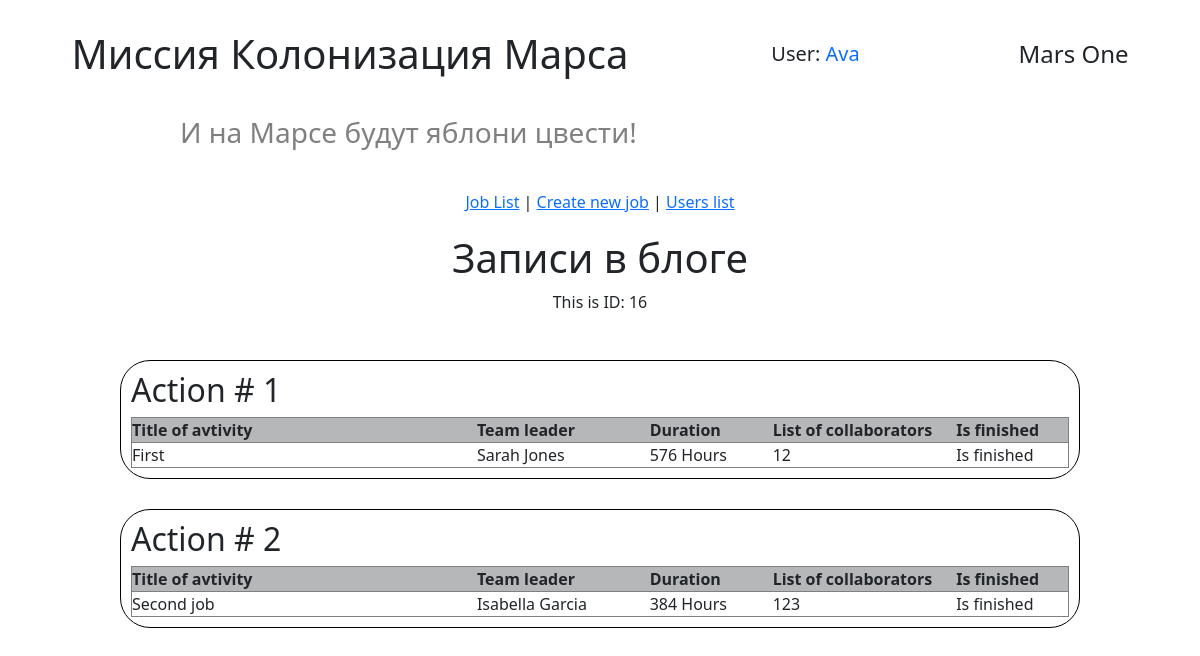
/jobs_list (signed in), run on an earlier commit of the app's database.
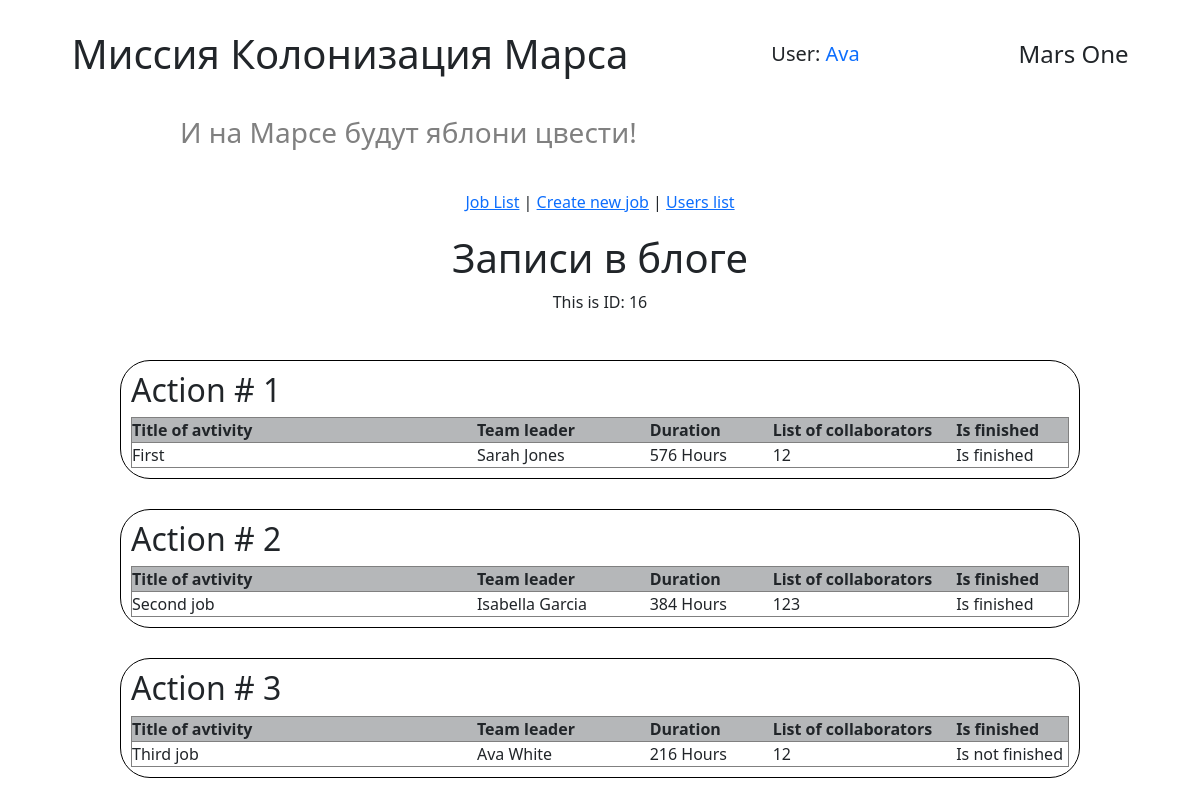
And on a later commit of the database.
### data/users.py (models this page shows, shortened)
class User(SqlAlchemyBase, UserMixin):
    __tablename__ = 'users'
    id = sqlalchemy.Column(sqlalchemy.Integer, primary_key=True, autoincrement=True)
    surname = sqlalchemy.Column(sqlalchemy.String, nullable=True)
    name = sqlalchemy.Column(sqlalchemy.String, nullable=True)
    age = sqlalchemy.Column(sqlalchemy.Integer, nullable=True)
    position = sqlalchemy.Column(sqlalchemy.String, nullable=True)
    speciality = sqlalchemy.Column(sqlalchemy.String, nullable=True)
    address = sqlalchemy.Column(sqlalchemy.String, nullable=True)
    email = sqlalchemy.Column(sqlalchemy.String, index=True, unique=True, nullable=True)
    hashed_password = sqlalchemy.Column(sqlalchemy.String, nullable=True)
    modified_date = sqlalchemy.Column(sqlalchemy.DateTime, default=datetime.datetime.now)
    news = orm.relationship("News", back_populates='user')

### data/jobs.py (models this page shows)
class Jobs(SqlAlchemyBase):
    __tablename__ = 'jobs'
    id = sqlalchemy.Column(sqlalchemy.Integer, primary_key=True,
                           autoincrement=True)
    author = sqlalchemy.Column(sqlalchemy.Integer,
                               ForeignKey('users.id'), nullable=False)
    team_leader = sqlalchemy.Column(sqlalchemy.Integer,
                                    ForeignKey('users.id'), nullable=False)
    job = sqlalchemy.Column(sqlalchemy.String, nullable=True)
    work_size = sqlalchemy.Column(sqlalchemy.Integer, nullable=False)
    collaborators = sqlalchemy.Column(sqlalchemy.String, nullable=True)
    start_date = sqlalchemy.Column(sqlalchemy.DateTime,
                                   default=datetime.datetime.now)
    end_date = sqlalchemy.Column(sqlalchemy.DateTime,
                                 default=datetime.datetime.now)
    is_finished = sqlalchemy.Column(sqlalchemy.Boolean, default=False)
    team_leader_user = relationship("User", backref='team_leader_jobs',
                                    foreign_keys=[team_leader])
    author_user = relationship("User", backref='author_jobs',
                               foreign_keys=[author])

### handlers/work_with_jobs.py (the view)
@work_with_jobs_bp.route('/jobs_list')
@login_required
def get_jobs_list():
    db_ss = db_session.create_session()
    jobs = db_ss.query(Jobs).all()
    current_user_id = current_user.id
    return render_template('jobs.html', jobs=jobs,
                           current_user_id=current_user_id)

### data/db_session.py (called while the page is built)
def create_session() -> Session:
    global __factory
    return __factory()

### main.py (called while the page is built)
@login_manager.user_loader
def load_user(user_id):
    db_sess = db_session.create_session()
    return db_sess.query(User).get(user_id)

### templates/jobs.html (shortened to what this page needs)
{% extends "base.html" %}
{% block styles %}
    <link rel="stylesheet" href="{{ url_for('static', filename='css/job_list.css')}}">
{% endblock %}
{% block content %}
<h1>Записи в блоге</h1>
<p>This is ID: {{ current_user_id }}</p>
{% for job  in jobs %}
    <div class="action">
        <h2>Action # {{ job.id }} </h2>
        <table>
            <tr>
                <th width="200">Title of avtivity</th>
                <th width="100">Team leader</th>
                <th width="50">Duration</th>
                <th width="50">List of collaborators</th>
                <th width="50">Is finished</th>
            </tr>
            <tr>
                <td>{{ job.job }}</td>
                <td>{{ job.team_leader_user.name }} {{ job.team_leader_user.surname }}</td>
                <td>{{ job.work_size }} Hours</td>
                <td>{{ job.collaborators }}</td>
                {% if job.is_finished %}
                    <td>Is finished</td>
                {% else %}
                    <td>Is not finished</td>
                {% endif %}
            </tr>
        </table>
    </div>
{% endfor %}
{% endblock %}

### templates/base.html (shortened to what this page needs)
<!DOCTYPE html>
<html lang="ru">
<head>
    <link rel="stylesheet"
    href="https://cdn.jsdelivr.net/npm/bootstrap@5.0.0-beta1/dist/css/bootstrap.min.css"
>
    <link rel="stylesheet" href="{{ url_for('static', filename='css/style.css')}}">
    {% block styles %}{% endblock %}
</head>
<body>
    <header>
        <h1>Миссия Колонизация Марса</h1>
        {% if current_user.is_authenticated %}
        <h5> User:
            <a class="navbar-brand" href="/logout">{{ current_user.name }}</a>
        </h5>
        {% else %}
            <div class="auth_buttons">
                <a class="btn btn-primary " href="/register">Зарегистрироваться</a>
                <a class="btn btn-success" href="/login">Войти</a>
            </div>
        {% endif %}
        <h4>Mars One</h4>
    </header>
    <h3 class="second_header_text">И на Марсе будут яблони цвести!</h3>
    <main>
        <nav>
            <a href="/jobs_list">Job List</a> |
            <a href="/create_job">Create new job</a> |
            <a href="/user_list">Users list</a>
        </nav>
        {% block content %}{% endblock %}
    </main>
</body>
</html>

### static/css/style.css (style rules this page uses)
* { margin: 0px; padding: 0px; font-family: 'Segoe UI', Tahoma, Geneva, Verdana, sans-serif; }
header { display: flex; justify-content: space-around; align-items: center; margin-top: 30px; width: 100%; }
main { display: flex; flex-direction: column; align-items: center; height: 100vh; margin-top: 20px; }
nav { margin: 20px; }
.second_header_text { color: grey; margin-top: 30px; margin-left: 15vw; }

### static/css/job_list.css (style rules this page uses)
div.action { border: 1px solid rgb(0, 0, 0); padding: 10px; border-radius: 30px; margin-top: 30px; width: 80%; }
table { width: 100%; }
tr { border: 1px solid grey; }
th { background-color: rgb(181, 183, 185); }

What changed in the data, as far as the page shows it:
added Jobs: id "3", job "Third job", team_leader_user.name "Ava", team_leader_user.surname "White", work_size "216", collaborators "12", is_finished "Is not finished"
